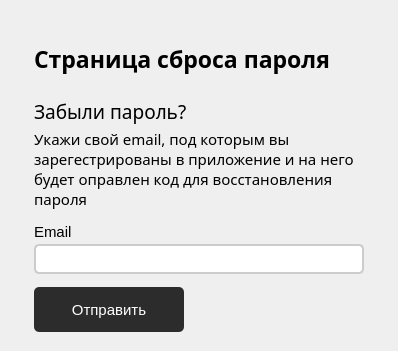
<?xml version="1.0" encoding="UTF-8"?>
<ui version="4.0">
 <class>RecoveryPassword</class>
 <widget class="QWidget" name="RecoveryPassword">
  <property name="geometry">
   <rect>
    <x>0</x>
    <y>0</y>
    <width>398</width>
    <height>351</height>
   </rect>
  </property>
  <property name="windowTitle">
   <string>Form</string>
  </property>
  <layout class="QGridLayout" name="gridLayout">
   <property name="leftMargin">
    <number>0</number>
   </property>
   <property name="topMargin">
    <number>0</number>
   </property>
   <property name="rightMargin">
    <number>0</number>
   </property>
   <property name="bottomMargin">
    <number>0</number>
   </property>
   <property name="horizontalSpacing">
    <number>0</number>
   </property>
   <item row="0" column="0">
    <widget class="QStackedWidget" name="stackedWidget">
     <property name="styleSheet">
      <string notr="true">QStackedWidget
{
	border: none;
}</string>
     </property>
     <property name="currentIndex">
      <number>0</number>
     </property>
     <widget class="QWidget" name="page">
      <layout class="QGridLayout" name="gridLayout_2">
       <item row="0" column="0">
        <layout class="QVBoxLayout" name="verticalLayout">
         <property name="spacing">
          <number>3</number>
         </property>
         <property name="leftMargin">
          <number>25</number>
         </property>
         <property name="topMargin">
          <number>25</number>
         </property>
         <property name="rightMargin">
          <number>25</number>
         </property>
         <item>
          <spacer name="verticalSpacer_2">
           <property name="orientation">
            <enum>Qt::Vertical</enum>
           </property>
           <property name="sizeHint" stdset="0">
            <size>
             <width>20</width>
             <height>40</height>
            </size>
           </property>
          </spacer>
         </item>
         <item>
          <widget class="QLabel" name="label">
           <property name="font">
            <font>
             <family>Montserrat</family>
             <pointsize>17</pointsize>
             <bold>true</bold>
            </font>
           </property>
           <property name="styleSheet">
            <string notr="true">QLabel
{
	color: black;
}</string>
           </property>
           <property name="text">
            <string>Страница сброса пароля</string>
           </property>
          </widget>
         </item>
         <item>
          <spacer name="verticalSpacer_5">
           <property name="orientation">
            <enum>Qt::Vertical</enum>
           </property>
           <property name="sizeType">
            <enum>QSizePolicy::Fixed</enum>
           </property>
           <property name="sizeHint" stdset="0">
            <size>
             <width>20</width>
             <height>20</height>
            </size>
           </property>
          </spacer>
         </item>
         <item>
          <widget class="QLabel" name="label_2">
           <property name="maximumSize">
            <size>
             <width>200</width>
             <height>16777215</height>
            </size>
           </property>
           <property name="font">
            <font>
             <family>Montserrat</family>
             <pointsize>14</pointsize>
             <bold>false</bold>
            </font>
           </property>
           <property name="styleSheet">
            <string notr="true">QLabel { color: black; }</string>
           </property>
           <property name="text">
            <string>Забыли пароль?</string>
           </property>
          </widget>
         </item>
         <item>
          <widget class="QLabel" name="label_3">
           <property name="maximumSize">
            <size>
             <width>16777215</width>
             <height>16777215</height>
            </size>
           </property>
           <property name="font">
            <font>
             <family>Montserrat</family>
             <pointsize>11</pointsize>
            </font>
           </property>
           <property name="text">
            <string>Укажи свой email, под которым вы зарегестрированы в приложение и на него будет оправлен код для восстановления пароля</string>
           </property>
           <property name="textFormat">
            <enum>Qt::MarkdownText</enum>
           </property>
           <property name="wordWrap">
            <bool>true</bool>
           </property>
          </widget>
         </item>
         <item>
          <spacer name="verticalSpacer_3">
           <property name="orientation">
            <enum>Qt::Vertical</enum>
           </property>
           <property name="sizeType">
            <enum>QSizePolicy::Fixed</enum>
           </property>
           <property name="sizeHint" stdset="0">
            <size>
             <width>20</width>
             <height>10</height>
            </size>
           </property>
          </spacer>
         </item>
         <item>
          <widget class="QLabel" name="label_4">
           <property name="font">
            <font>
             <pointsize>11</pointsize>
            </font>
           </property>
           <property name="text">
            <string>Email</string>
           </property>
          </widget>
         </item>
         <item>
          <widget class="QLineEdit" name="emailtxt_2">
           <property name="minimumSize">
            <size>
             <width>0</width>
             <height>30</height>
            </size>
           </property>
           <property name="maximumSize">
            <size>
             <width>16777215</width>
             <height>30</height>
            </size>
           </property>
           <property name="font">
            <font>
             <pointsize>13</pointsize>
            </font>
           </property>
           <property name="styleSheet">
            <string notr="true">QLineEdit
{
	border: 2px solid #ccc;
	border-radius: 5px;
}</string>
           </property>
          </widget>
         </item>
         <item>
          <spacer name="verticalSpacer_4">
           <property name="orientation">
            <enum>Qt::Vertical</enum>
           </property>
           <property name="sizeType">
            <enum>QSizePolicy::Fixed</enum>
           </property>
           <property name="sizeHint" stdset="0">
            <size>
             <width>20</width>
             <height>10</height>
            </size>
           </property>
          </spacer>
         </item>
         <item>
          <widget class="QPushButton" name="sendEmailbtn">
           <property name="minimumSize">
            <size>
             <width>150</width>
             <height>45</height>
            </size>
           </property>
           <property name="maximumSize">
            <size>
             <width>150</width>
             <height>45</height>
            </size>
           </property>
           <property name="font">
            <font>
             <pointsize>11</pointsize>
            </font>
           </property>
           <property name="styleSheet">
            <string notr="true">QPushButton
{
	color: white;
	background-color: rgb(44, 44, 44);
	border-radius: 5px;
}</string>
           </property>
           <property name="text">
            <string>Отправить</string>
           </property>
          </widget>
         </item>
         <item>
          <spacer name="verticalSpacer">
           <property name="orientation">
            <enum>Qt::Vertical</enum>
           </property>
           <property name="sizeHint" stdset="0">
            <size>
             <width>20</width>
             <height>40</height>
            </size>
           </property>
          </spacer>
         </item>
        </layout>
       </item>
      </layout>
     </widget>
     <widget class="QWidget" name="page_2">
      <property name="styleSheet">
       <string notr="true">QLineEdit
{
	border: 2px solid #ccc;
	border-radius: 5px;
}</string>
      </property>
      <layout class="QGridLayout" name="gridLayout_3">
       <item row="0" column="0">
        <layout class="QVBoxLayout" name="verticalLayout_2">
         <property name="spacing">
          <number>12</number>
         </property>
         <property name="leftMargin">
          <number>25</number>
         </property>
         <property name="rightMargin">
          <number>25</number>
         </property>
         <item>
          <spacer name="verticalSpacer_6">
           <property name="orientation">
            <enum>Qt::Vertical</enum>
           </property>
           <property name="sizeHint" stdset="0">
            <size>
             <width>20</width>
             <height>40</height>
            </size>
           </property>
          </spacer>
         </item>
         <item>
          <widget class="QLabel" name="label_8">
           <property name="font">
            <font>
             <pointsize>15</pointsize>
            </font>
           </property>
           <property name="styleSheet">
            <string notr="true">QLabel { color: black; }</string>
           </property>
           <property name="text">
            <string>Восстановление пароля</string>
           </property>
           <property name="alignment">
            <set>Qt::AlignCenter</set>
           </property>
          </widget>
         </item>
         <item>
          <layout class="QVBoxLayout" name="verticalLayout_5">
           <property name="spacing">
            <number>3</number>
           </property>
           <property name="bottomMargin">
            <number>0</number>
           </property>
           <item>
            <widget class="QLabel" name="label_7">
             <property name="font">
              <font>
               <pointsize>11</pointsize>
              </font>
             </property>
             <property name="text">
              <string>Код подтверждения</string>
             </property>
            </widget>
           </item>
           <item>
            <widget class="QLineEdit" name="emailtxt">
             <property name="font">
              <font>
               <pointsize>13</pointsize>
              </font>
             </property>
            </widget>
           </item>
          </layout>
         </item>
         <item>
          <layout class="QVBoxLayout" name="verticalLayout_3">
           <property name="spacing">
            <number>3</number>
           </property>
           <property name="bottomMargin">
            <number>0</number>
           </property>
           <item>
            <widget class="QLabel" name="label_5">
             <property name="maximumSize">
              <size>
               <width>16777215</width>
               <height>20</height>
              </size>
             </property>
             <property name="font">
              <font>
               <pointsize>11</pointsize>
              </font>
             </property>
             <property name="text">
              <string>Новый пароль</string>
             </property>
            </widget>
           </item>
           <item>
            <widget class="QLineEdit" name="passwordtxt">
             <property name="font">
              <font>
               <pointsize>13</pointsize>
              </font>
             </property>
            </widget>
           </item>
          </layout>
         </item>
         <item>
          <layout class="QVBoxLayout" name="verticalLayout_4">
           <property name="spacing">
            <number>3</number>
           </property>
           <property name="bottomMargin">
            <number>0</number>
           </property>
           <item>
            <widget class="QLabel" name="label_6">
             <property name="maximumSize">
              <size>
               <width>16777215</width>
               <height>20</height>
              </size>
             </property>
             <property name="font">
              <font>
               <pointsize>11</pointsize>
              </font>
             </property>
             <property name="text">
              <string>Повторение пароля</string>
             </property>
            </widget>
           </item>
           <item>
            <widget class="QLineEdit" name="confirmpasstxt">
             <property name="font">
              <font>
               <pointsize>13</pointsize>
              </font>
             </property>
            </widget>
           </item>
          </layout>
         </item>
         <item>
          <spacer name="verticalSpacer_8">
           <property name="orientation">
            <enum>Qt::Vertical</enum>
           </property>
           <property name="sizeType">
            <enum>QSizePolicy::Fixed</enum>
           </property>
           <property name="sizeHint" stdset="0">
            <size>
             <width>20</width>
             <height>60</height>
            </size>
           </property>
          </spacer>
         </item>
         <item>
          <widget class="QPushButton" name="acceptbtn">
           <property name="minimumSize">
            <size>
             <width>150</width>
             <height>45</height>
            </size>
           </property>
           <property name="maximumSize">
            <size>
             <width>150</width>
             <height>45</height>
            </size>
           </property>
           <property name="font">
            <font>
             <pointsize>11</pointsize>
            </font>
           </property>
           <property name="styleSheet">
            <string notr="true">QPushButton
{
	color: white;
	background-color: rgb(44, 44, 44);
	border-radius: 5px;
}</string>
           </property>
           <property name="text">
            <string>Подтвердить</string>
           </property>
          </widget>
         </item>
         <item>
          <spacer name="verticalSpacer_7">
           <property name="orientation">
            <enum>Qt::Vertical</enum>
           </property>
           <property name="sizeHint" stdset="0">
            <size>
             <width>20</width>
             <height>40</height>
            </size>
           </property>
          </spacer>
         </item>
        </layout>
       </item>
      </layout>
     </widget>
    </widget>
   </item>
  </layout>
 </widget>
 <resources/>
 <connections/>
</ui>
